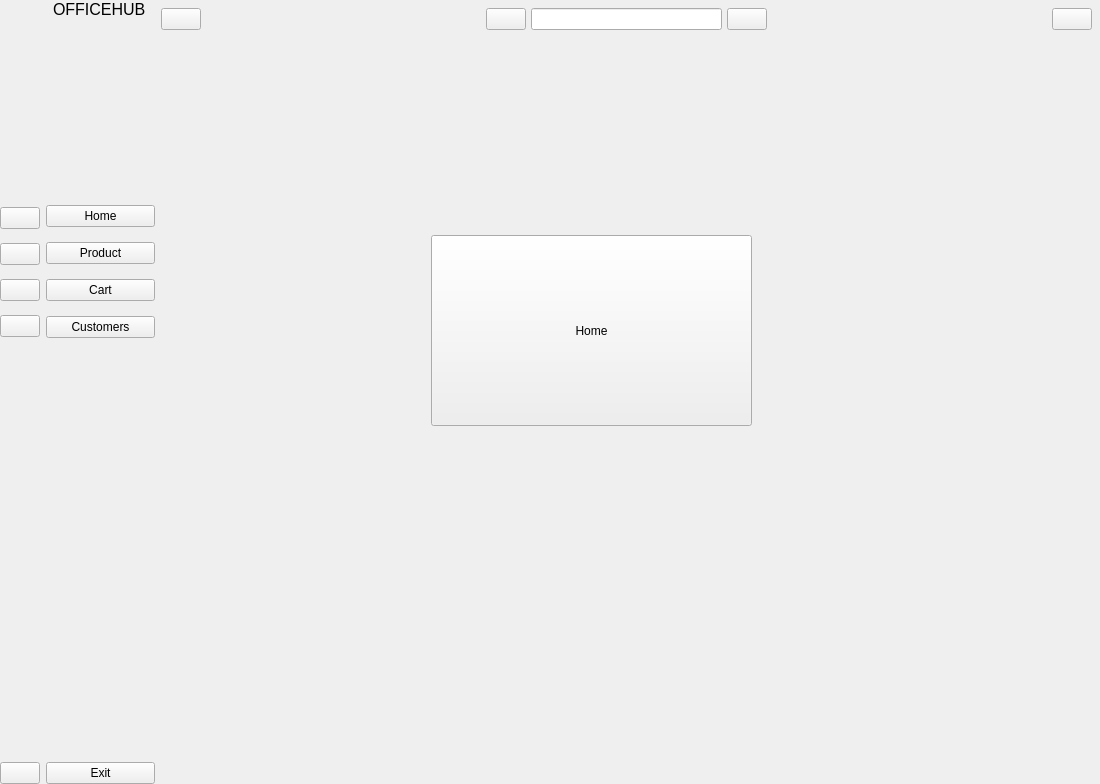
<?xml version="1.0" encoding="UTF-8"?>
<ui version="4.0">
 <class>MainWindow</class>
 <widget class="QMainWindow" name="MainWindow">
  <property name="geometry">
   <rect>
    <x>0</x>
    <y>0</y>
    <width>1100</width>
    <height>784</height>
   </rect>
  </property>
  <property name="windowTitle">
   <string>MainWindow</string>
  </property>
  <widget class="QWidget" name="centralwidget">
   <layout class="QGridLayout" name="gridLayout">
    <property name="leftMargin">
     <number>0</number>
    </property>
    <property name="topMargin">
     <number>0</number>
    </property>
    <property name="rightMargin">
     <number>0</number>
    </property>
    <property name="bottomMargin">
     <number>0</number>
    </property>
    <item row="0" column="0">
     <widget class="QWidget" name="icon_only" native="true">
      <layout class="QVBoxLayout" name="verticalLayout_2">
       <property name="spacing">
        <number>0</number>
       </property>
       <property name="leftMargin">
        <number>0</number>
       </property>
       <property name="topMargin">
        <number>0</number>
       </property>
       <property name="rightMargin">
        <number>0</number>
       </property>
       <property name="bottomMargin">
        <number>0</number>
       </property>
       <item>
        <widget class="QLabel" name="label">
         <property name="maximumSize">
          <size>
           <width>60</width>
           <height>60</height>
          </size>
         </property>
         <property name="text">
          <string/>
         </property>
         <property name="pixmap">
          <pixmap resource="resource.qrc">:/icons/icon/edit-10-xxl.png</pixmap>
         </property>
         <property name="scaledContents">
          <bool>true</bool>
         </property>
        </widget>
       </item>
       <item>
        <spacer name="verticalSpacer_2">
         <property name="orientation">
          <enum>Qt::Vertical</enum>
         </property>
         <property name="sizeHint" stdset="0">
          <size>
           <width>20</width>
           <height>69</height>
          </size>
         </property>
        </spacer>
       </item>
       <item>
        <layout class="QVBoxLayout" name="verticalLayout">
         <property name="spacing">
          <number>14</number>
         </property>
         <property name="topMargin">
          <number>15</number>
         </property>
         <property name="bottomMargin">
          <number>27</number>
         </property>
         <item>
          <widget class="QPushButton" name="home_nbtn_1">
           <property name="text">
            <string/>
           </property>
           <property name="icon">
            <iconset resource="resource.qrc">
             <normaloff>:/icons/icon/home-4-48.ico</normaloff>
             <normalon>:/icons/icon/home-4-48 (1).ico</normalon>:/icons/icon/home-4-48.ico</iconset>
           </property>
           <property name="checkable">
            <bool>true</bool>
           </property>
           <property name="autoExclusive">
            <bool>true</bool>
           </property>
          </widget>
         </item>
         <item>
          <widget class="QPushButton" name="product_btn_1">
           <property name="text">
            <string/>
           </property>
           <property name="icon">
            <iconset resource="resource.qrc">
             <normaloff>:/icons/icon/product-48.ico</normaloff>
             <normalon>:/icons/icon/product-48 (1).ico</normalon>:/icons/icon/product-48.ico</iconset>
           </property>
           <property name="checkable">
            <bool>true</bool>
           </property>
           <property name="autoExclusive">
            <bool>true</bool>
           </property>
          </widget>
         </item>
         <item>
          <widget class="QPushButton" name="cart_btn_1">
           <property name="text">
            <string/>
           </property>
           <property name="icon">
            <iconset resource="resource.qrc">
             <normaloff>:/icons/icon/cart-59-xl (1).png</normaloff>
             <normalon>:/icons/icon/cart-59-xl.png</normalon>:/icons/icon/cart-59-xl (1).png</iconset>
           </property>
           <property name="checkable">
            <bool>true</bool>
           </property>
           <property name="autoExclusive">
            <bool>true</bool>
           </property>
          </widget>
         </item>
         <item>
          <widget class="QPushButton" name="customer_btn_1">
           <property name="toolTipDuration">
            <number>2</number>
           </property>
           <property name="text">
            <string/>
           </property>
           <property name="icon">
            <iconset resource="resource.qrc">
             <normaloff>:/icons/icon/group-48.ico</normaloff>
             <normalon>:/icons/icon/group-32 (1).ico</normalon>:/icons/icon/group-48.ico</iconset>
           </property>
           <property name="checkable">
            <bool>true</bool>
           </property>
           <property name="autoExclusive">
            <bool>true</bool>
           </property>
          </widget>
         </item>
        </layout>
       </item>
       <item>
        <spacer name="verticalSpacer">
         <property name="orientation">
          <enum>Qt::Vertical</enum>
         </property>
         <property name="sizeHint" stdset="0">
          <size>
           <width>20</width>
           <height>398</height>
          </size>
         </property>
        </spacer>
       </item>
       <item>
        <widget class="QPushButton" name="pushButton_5">
         <property name="text">
          <string/>
         </property>
         <property name="icon">
          <iconset resource="resource.qrc">
           <normaloff>:/icons/icon/close-window-64.ico</normaloff>
           <normalon>:/icons/icon/close-window-64 (1).ico</normalon>:/icons/icon/close-window-64.ico</iconset>
         </property>
         <property name="checkable">
          <bool>true</bool>
         </property>
         <property name="autoExclusive">
          <bool>true</bool>
         </property>
        </widget>
       </item>
      </layout>
     </widget>
    </item>
    <item row="0" column="1">
     <widget class="QWidget" name="full_menu" native="true">
      <layout class="QVBoxLayout" name="verticalLayout_4">
       <property name="spacing">
        <number>0</number>
       </property>
       <property name="leftMargin">
        <number>0</number>
       </property>
       <property name="topMargin">
        <number>0</number>
       </property>
       <property name="rightMargin">
        <number>0</number>
       </property>
       <property name="bottomMargin">
        <number>0</number>
       </property>
       <item>
        <layout class="QHBoxLayout" name="horizontalLayout">
         <item>
          <widget class="QLabel" name="label_2">
           <property name="maximumSize">
            <size>
             <width>60</width>
             <height>60</height>
            </size>
           </property>
           <property name="text">
            <string/>
           </property>
           <property name="pixmap">
            <pixmap resource="resource.qrc">:/icons/icon/edit-10-xxl.png</pixmap>
           </property>
           <property name="scaledContents">
            <bool>true</bool>
           </property>
          </widget>
         </item>
         <item>
          <widget class="QLabel" name="label_3">
           <property name="font">
            <font>
             <pointsize>12</pointsize>
            </font>
           </property>
           <property name="text">
            <string>OFFICEHUB  </string>
           </property>
          </widget>
         </item>
        </layout>
       </item>
       <item>
        <spacer name="verticalSpacer_3">
         <property name="orientation">
          <enum>Qt::Vertical</enum>
         </property>
         <property name="sizeHint" stdset="0">
          <size>
           <width>20</width>
           <height>8</height>
          </size>
         </property>
        </spacer>
       </item>
       <item>
        <layout class="QVBoxLayout" name="verticalLayout_3">
         <property name="spacing">
          <number>15</number>
         </property>
         <property name="topMargin">
          <number>71</number>
         </property>
         <property name="bottomMargin">
          <number>0</number>
         </property>
         <item>
          <widget class="QPushButton" name="home_btn_2">
           <property name="text">
            <string>Home</string>
           </property>
           <property name="icon">
            <iconset resource="resource.qrc">
             <normaloff>:/icons/icon/home-4-48.ico</normaloff>
             <normalon>:/icons/icon/home-4-48 (1).ico</normalon>:/icons/icon/home-4-48.ico</iconset>
           </property>
           <property name="checkable">
            <bool>true</bool>
           </property>
           <property name="autoExclusive">
            <bool>true</bool>
           </property>
          </widget>
         </item>
         <item>
          <widget class="QPushButton" name="product_btn_2">
           <property name="text">
            <string>Product</string>
           </property>
           <property name="icon">
            <iconset resource="resource.qrc">
             <normaloff>:/icons/icon/product-48.ico</normaloff>
             <normalon>:/icons/icon/product-48 (1).ico</normalon>:/icons/icon/product-48.ico</iconset>
           </property>
           <property name="checkable">
            <bool>true</bool>
           </property>
           <property name="autoExclusive">
            <bool>true</bool>
           </property>
          </widget>
         </item>
         <item>
          <widget class="QPushButton" name="cart_btn_2">
           <property name="text">
            <string>Cart</string>
           </property>
           <property name="icon">
            <iconset resource="resource.qrc">
             <normaloff>:/icons/icon/cart-59-xl (1).png</normaloff>
             <normalon>:/icons/icon/cart-59-xl.png</normalon>:/icons/icon/cart-59-xl (1).png</iconset>
           </property>
           <property name="checkable">
            <bool>true</bool>
           </property>
           <property name="autoExclusive">
            <bool>true</bool>
           </property>
          </widget>
         </item>
         <item>
          <widget class="QPushButton" name="cusomer_btn_2">
           <property name="text">
            <string>Customers</string>
           </property>
           <property name="icon">
            <iconset resource="resource.qrc">
             <normaloff>:/icons/icon/group-48.ico</normaloff>
             <normalon>:/icons/icon/group-32 (1).ico</normalon>:/icons/icon/group-48.ico</iconset>
           </property>
           <property name="checkable">
            <bool>true</bool>
           </property>
           <property name="autoExclusive">
            <bool>true</bool>
           </property>
          </widget>
         </item>
        </layout>
       </item>
       <item>
        <spacer name="verticalSpacer_4">
         <property name="orientation">
          <enum>Qt::Vertical</enum>
         </property>
         <property name="sizeHint" stdset="0">
          <size>
           <width>20</width>
           <height>424</height>
          </size>
         </property>
        </spacer>
       </item>
       <item>
        <widget class="QPushButton" name="exit_btn_2">
         <property name="text">
          <string>Exit</string>
         </property>
         <property name="icon">
          <iconset resource="resource.qrc">
           <normaloff>:/icons/icon/close-window-64.ico</normaloff>
           <normalon>:/icons/icon/close-window-64 (1).ico</normalon>:/icons/icon/close-window-64.ico</iconset>
         </property>
         <property name="checkable">
          <bool>true</bool>
         </property>
         <property name="autoExclusive">
          <bool>true</bool>
         </property>
        </widget>
       </item>
      </layout>
     </widget>
    </item>
    <item row="0" column="2">
     <widget class="QWidget" name="widget_3" native="true">
      <layout class="QVBoxLayout" name="verticalLayout_5">
       <property name="spacing">
        <number>0</number>
       </property>
       <property name="leftMargin">
        <number>0</number>
       </property>
       <property name="topMargin">
        <number>0</number>
       </property>
       <property name="rightMargin">
        <number>0</number>
       </property>
       <property name="bottomMargin">
        <number>0</number>
       </property>
       <item>
        <widget class="QWidget" name="widget" native="true">
         <layout class="QHBoxLayout" name="horizontalLayout_3">
          <property name="spacing">
           <number>5</number>
          </property>
          <property name="leftMargin">
           <number>0</number>
          </property>
          <property name="topMargin">
           <number>8</number>
          </property>
          <property name="rightMargin">
           <number>8</number>
          </property>
          <property name="bottomMargin">
           <number>5</number>
          </property>
          <item>
           <widget class="QPushButton" name="pushButton_10">
            <property name="text">
             <string/>
            </property>
            <property name="icon">
             <iconset resource="resource.qrc">
              <normaloff>:/icons/icon/activity-feed-48.ico</normaloff>
              <normalon>:/icons/icon/activity-feed-48 (1).ico</normalon>:/icons/icon/activity-feed-48.ico</iconset>
            </property>
            <property name="checkable">
             <bool>true</bool>
            </property>
           </widget>
          </item>
          <item>
           <spacer name="horizontalSpacer">
            <property name="orientation">
             <enum>Qt::Horizontal</enum>
            </property>
            <property name="sizeHint" stdset="0">
             <size>
              <width>228</width>
              <height>20</height>
             </size>
            </property>
           </spacer>
          </item>
          <item>
           <layout class="QHBoxLayout" name="horizontalLayout_2">
            <item>
             <widget class="QPushButton" name="camera_btn">
              <property name="text">
               <string/>
              </property>
              <property name="icon">
               <iconset resource="resource.qrc">
                <normaloff>:/icons/icon/camera-5-xl.png</normaloff>
                <normalon>:/icons/icon/camera-5-xl (1).png</normalon>:/icons/icon/camera-5-xl.png</iconset>
              </property>
             </widget>
            </item>
            <item>
             <widget class="QLineEdit" name="lineEdit"/>
            </item>
            <item>
             <widget class="QPushButton" name="search_btn">
              <property name="text">
               <string/>
              </property>
              <property name="icon">
               <iconset resource="resource.qrc">
                <normaloff>:/icons/icon/search-13-48.ico</normaloff>:/icons/icon/search-13-48.ico</iconset>
              </property>
             </widget>
            </item>
           </layout>
          </item>
          <item>
           <spacer name="horizontalSpacer_2">
            <property name="orientation">
             <enum>Qt::Horizontal</enum>
            </property>
            <property name="sizeHint" stdset="0">
             <size>
              <width>228</width>
              <height>20</height>
             </size>
            </property>
           </spacer>
          </item>
          <item>
           <widget class="QPushButton" name="user_btn">
            <property name="text">
             <string/>
            </property>
            <property name="icon">
             <iconset resource="resource.qrc">
              <normaloff>:/icons/icon/user-48.ico</normaloff>:/icons/icon/user-48.ico</iconset>
            </property>
           </widget>
          </item>
         </layout>
        </widget>
       </item>
       <item>
        <widget class="QStackedWidget" name="stackedWidget">
         <widget class="QWidget" name="home_widget">
          <widget class="QPushButton" name="pushButton">
           <property name="geometry">
            <rect>
             <x>270</x>
             <y>200</y>
             <width>321</width>
             <height>191</height>
            </rect>
           </property>
           <property name="text">
            <string>Home</string>
           </property>
          </widget>
         </widget>
         <widget class="QWidget" name="product_widget">
          <widget class="QPushButton" name="pushButton_2">
           <property name="geometry">
            <rect>
             <x>360</x>
             <y>150</y>
             <width>241</width>
             <height>201</height>
            </rect>
           </property>
           <property name="text">
            <string>product_widget</string>
           </property>
          </widget>
         </widget>
         <widget class="QWidget" name="cart_widget">
          <widget class="QPushButton" name="pushButton_3">
           <property name="geometry">
            <rect>
             <x>390</x>
             <y>220</y>
             <width>131</width>
             <height>141</height>
            </rect>
           </property>
           <property name="text">
            <string>Cart</string>
           </property>
          </widget>
         </widget>
         <widget class="QWidget" name="customer_widget">
          <widget class="QPushButton" name="pushButton_4">
           <property name="geometry">
            <rect>
             <x>290</x>
             <y>260</y>
             <width>181</width>
             <height>151</height>
            </rect>
           </property>
           <property name="text">
            <string>Cusstomer</string>
           </property>
          </widget>
         </widget>
         <widget class="QWidget" name="search_widget">
          <widget class="QPushButton" name="pushButton_6">
           <property name="geometry">
            <rect>
             <x>360</x>
             <y>230</y>
             <width>391</width>
             <height>251</height>
            </rect>
           </property>
           <property name="text">
            <string>Search</string>
           </property>
          </widget>
         </widget>
         <widget class="QWidget" name="page_6">
          <widget class="QPushButton" name="pushButton_11">
           <property name="geometry">
            <rect>
             <x>240</x>
             <y>200</y>
             <width>261</width>
             <height>201</height>
            </rect>
           </property>
           <property name="text">
            <string>account</string>
           </property>
          </widget>
         </widget>
        </widget>
       </item>
      </layout>
     </widget>
    </item>
   </layout>
  </widget>
 </widget>
 <resources>
  <include location="resource.qrc"/>
  <include location="resource.qrc"/>
 </resources>
 <connections>
  <connection>
   <sender>pushButton_10</sender>
   <signal>toggled(bool)</signal>
   <receiver>icon_only</receiver>
   <slot>setVisible(bool)</slot>
   <hints>
    <hint type="sourcelabel">
     <x>303</x>
     <y>42</y>
    </hint>
    <hint type="destinationlabel">
     <x>50</x>
     <y>400</y>
    </hint>
   </hints>
  </connection>
  <connection>
   <sender>pushButton_10</sender>
   <signal>toggled(bool)</signal>
   <receiver>full_menu</receiver>
   <slot>setHidden(bool)</slot>
   <hints>
    <hint type="sourcelabel">
     <x>297</x>
     <y>45</y>
    </hint>
    <hint type="destinationlabel">
     <x>249</x>
     <y>375</y>
    </hint>
   </hints>
  </connection>
  <connection>
   <sender>home_nbtn_1</sender>
   <signal>toggled(bool)</signal>
   <receiver>home_btn_2</receiver>
   <slot>setChecked(bool)</slot>
   <hints>
    <hint type="sourcelabel">
     <x>59</x>
     <y>179</y>
    </hint>
    <hint type="destinationlabel">
     <x>126</x>
     <y>175</y>
    </hint>
   </hints>
  </connection>
  <connection>
   <sender>product_btn_1</sender>
   <signal>toggled(bool)</signal>
   <receiver>product_btn_2</receiver>
   <slot>setChecked(bool)</slot>
   <hints>
    <hint type="sourcelabel">
     <x>56</x>
     <y>217</y>
    </hint>
    <hint type="destinationlabel">
     <x>126</x>
     <y>211</y>
    </hint>
   </hints>
  </connection>
  <connection>
   <sender>cart_btn_1</sender>
   <signal>toggled(bool)</signal>
   <receiver>cart_btn_2</receiver>
   <slot>setChecked(bool)</slot>
   <hints>
    <hint type="sourcelabel">
     <x>66</x>
     <y>275</y>
    </hint>
    <hint type="destinationlabel">
     <x>99</x>
     <y>256</y>
    </hint>
   </hints>
  </connection>
  <connection>
   <sender>customer_btn_1</sender>
   <signal>toggled(bool)</signal>
   <receiver>cusomer_btn_2</receiver>
   <slot>setChecked(bool)</slot>
   <hints>
    <hint type="sourcelabel">
     <x>45</x>
     <y>310</y>
    </hint>
    <hint type="destinationlabel">
     <x>126</x>
     <y>304</y>
    </hint>
   </hints>
  </connection>
  <connection>
   <sender>home_btn_2</sender>
   <signal>toggled(bool)</signal>
   <receiver>home_nbtn_1</receiver>
   <slot>setChecked(bool)</slot>
   <hints>
    <hint type="sourcelabel">
     <x>203</x>
     <y>169</y>
    </hint>
    <hint type="destinationlabel">
     <x>50</x>
     <y>166</y>
    </hint>
   </hints>
  </connection>
  <connection>
   <sender>product_btn_2</sender>
   <signal>toggled(bool)</signal>
   <receiver>product_btn_1</receiver>
   <slot>setChecked(bool)</slot>
   <hints>
    <hint type="sourcelabel">
     <x>227</x>
     <y>220</y>
    </hint>
    <hint type="destinationlabel">
     <x>34</x>
     <y>221</y>
    </hint>
   </hints>
  </connection>
  <connection>
   <sender>cart_btn_2</sender>
   <signal>toggled(bool)</signal>
   <receiver>cart_btn_1</receiver>
   <slot>setChecked(bool)</slot>
   <hints>
    <hint type="sourcelabel">
     <x>235</x>
     <y>254</y>
    </hint>
    <hint type="destinationlabel">
     <x>61</x>
     <y>249</y>
    </hint>
   </hints>
  </connection>
  <connection>
   <sender>cusomer_btn_2</sender>
   <signal>toggled(bool)</signal>
   <receiver>customer_btn_1</receiver>
   <slot>setChecked(bool)</slot>
   <hints>
    <hint type="sourcelabel">
     <x>224</x>
     <y>299</y>
    </hint>
    <hint type="destinationlabel">
     <x>20</x>
     <y>291</y>
    </hint>
   </hints>
  </connection>
  <connection>
   <sender>pushButton_5</sender>
   <signal>toggled(bool)</signal>
   <receiver>MainWindow</receiver>
   <slot>close()</slot>
   <hints>
    <hint type="sourcelabel">
     <x>50</x>
     <y>767</y>
    </hint>
    <hint type="destinationlabel">
     <x>449</x>
     <y>936</y>
    </hint>
   </hints>
  </connection>
  <connection>
   <sender>exit_btn_2</sender>
   <signal>toggled(bool)</signal>
   <receiver>MainWindow</receiver>
   <slot>close()</slot>
   <hints>
    <hint type="sourcelabel">
     <x>183</x>
     <y>749</y>
    </hint>
    <hint type="destinationlabel">
     <x>490</x>
     <y>844</y>
    </hint>
   </hints>
  </connection>
 </connections>
</ui>
